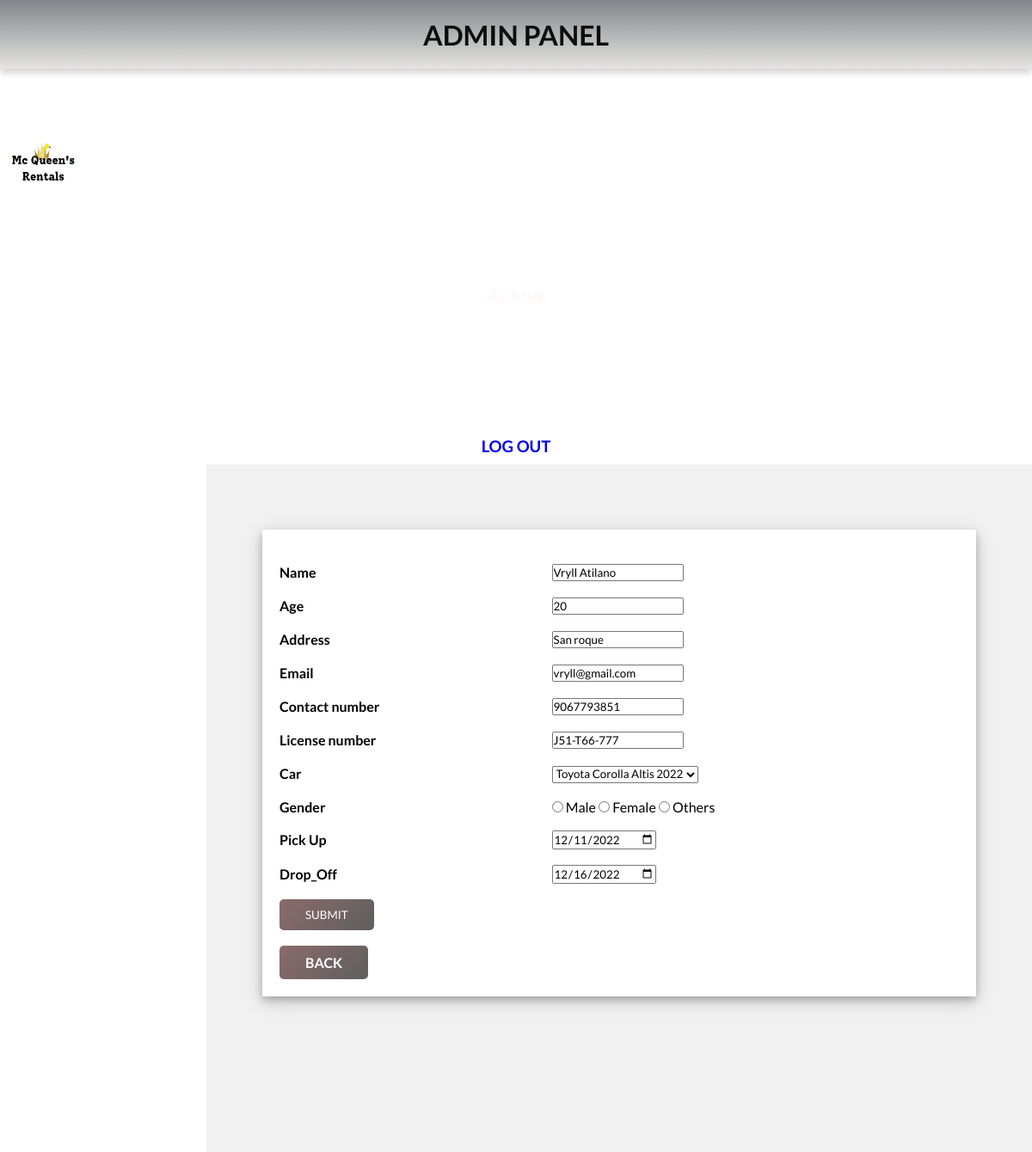
The page /newupdate/62 on the database its author committed.
### base/models.py (models this page shows, shortened)
class Customer(models.Model):
    car_user = models.ForeignKey(Car, on_delete=models.PROTECT,related_name='cars')
    Name = models.CharField(max_length = 200)
    Age = models.IntegerField()
    Address =  models.CharField(max_length = 200)
    email =  models.CharField(max_length = 200)
    Contact_Number = models.IntegerField()
    License_Number = models.CharField(max_length = 11)
    gender = models.CharField(max_length=9, choices = GENDER, verbose_name = "gender")

class Booking(models.Model):
    customer_booking = models.ForeignKey(Customer, on_delete = models.CASCADE, related_name='book')
    Pick_Up =  models.CharField(max_length = 200)
    Drop_Off =  models.CharField(max_length = 200)

### base/views.py (the view, shortened to what this page needs)
# urls.py: path('newupdate/<int:id>', views.newupdate, name="newupdate"),
def newupdate(request, id):
  car = Car.objects.all()
  customer = Customer.objects.get(id = id)
  booking = Booking.objects.get(customer_booking_id = id)
  form = Customer_Form()
  form2 = PicknDropForm()
  context = {'form':form,'customer':customer, 'form2':form2, 'booking': booking, 'car':car}
  return render(request, 'base/newupdate.html', context)

### base/forms.py
class Customer_Form(ModelForm):
    Name = forms.CharField(max_length = 200, required = False)
    Age = forms.IntegerField(required = False)
    Address =  forms.CharField(max_length = 200, required = False)
    email =  forms.CharField(max_length = 200, required = False)
    Contact_Number = forms.IntegerField(required = False)
    License_Number = forms.CharField(max_length = 11, required = False)
    gender = forms.CharField(max_length=9, required = False)
    class Meta:
        model = Customer
        fields = ['Name', 'Age', 'Address', 'email', 'Contact_Number', 'License_Number', 'gender']

class PicknDropForm(ModelForm):
    Pick_Up =  forms.CharField(max_length = 200, required = False)
    Drop_Off =  forms.CharField(max_length = 200, required = False)
    class Meta:
        model = Booking
        fields = ['Pick_Up','Drop_Off']

### base/templates/base/newupdate.html (shortened to what this page needs)
{%load static%}
<!DOCTYPE html>
<html lang="en">
<head>
    <link rel="stylesheet" type="text/css" href="https://cdnjs.cloudflare.com/ajax/libs/font-awesome/5.15.1/css/all.min.css">
    <link rel="stylesheet" href="https://cdnjs.cloudflare.com/ajax/libs/font-awesome/5.15.1/css/all.min.css" />
    <link rel="stylesheet" typ="text/css" href="{% static 'css\adminA.css' %}">
    <link rel="stylesheet" typ="text/css" href="{% static 'css\utilsB.css' %}">
</head>
<body>
  <div class="sidemenu">
    <div class="brandmenu admin logoadmin">
      <b><h2>McQueen's</h2></b>
  </div>
  <div class="nav">
      <br><br><br><br><br>
      <div class="img-case brandmenu">
          <p>
          <a href="">
          <img src="{% static "images/logo.png" %}" width="100px" height="100px" alt="">
          </a>
      </p>
      </div>
      <br><br><br><br>
      <h3><div class="user  admin"><b>ADMIN</b>
      </div>
  </div>
  <br> <br> <br> <br> <br> <br> <br>
<div class="brandmenu  admin">
  <h3><a href="{% url 'logout' %}">LOG OUT</a></h3>
</div>
</div>
<div class="container">
  <div class="header">
          <div class="user">
             <h1>ADMIN PANEL</h1>
          </div>
  </div>
  <br><br><br><br>
  <div class="tablecrud">
    <div class="crud">
      <table>
    <form action="" method="POST">
    <tr>
      <th><label for="name">Name</label></th>
    <td><input type="text" value = "{{customer.Name}}" id = "name" name="Name"/></td>
    </tr>
    <tr>
    <th><label for="age">Age</label></th>
    <td><input type="text" value = "{{customer.Age}}" id = "age" name="Age"/></td>
    </tr>
    <tr>
    <th><label for = "address">Address</label></th>
    <td><input type = "text" value = "{{customer.Address}}" id = "address" name = "Address"/></td>
    </tr>
    <tr>
    <th><label for = "email">Email</label></th>
    <td><input type = "text" value = "{{customer.email}}"id = "email" name = "Email"/></td>
    </tr>
    <tr>
    <th><label for = "contact_number">Contact number</label></th>
    <td><input type = "text" value = "{{customer.Contact_Number}}" id = "contact_number" name = "Contact_Number"/></td>
    </tr>
    <tr>
    <th><label for = "license_number">License number</label></th>
    <td><input type = "text" value = "{{customer.License_Number}}"id = "license_number" name = "License_Number"/></td>
    </tr>
    <tr>
    <th><label for="caruserid">Car</label></th>
    <td><select name="car_user_id" id="caruserid">
        {% for mycar in car %}
        <option value="{{mycar.id}}">{{mycar.Mod_Name}}</option>
        {% endfor %}
    </select></td>
  </tr>
    <br>
    <tr>
    <th><label for = "customer">Gender</label></th>
          <td><input type="radio" value = "{{customer.gender}}" name="gender" id="dot-1" value="male">
          <label for="dot-1">
            <span class="gender">Male</span>
          </label>
          <input type="radio" value = "{{customer.gender}}" name="gender" id="dot-2" value="female">
          <label for="dot-2">
            <span class="gender">Female</span>
          </label>
          <input type="radio" value = "{{customer.gender}}" name="gender" id="dot-3" value="Others">
          <label for="dot-2">
            <span class="gender">Others</span>
          </label></td>
          </tr>
              <tr>
                    <th><label for = "pick_up">Pick Up</label></th>
              <td><input type = "date" value = "{{booking.Pick_Up}}" id = "pick_up" name = "Pick_Up"></td>
              </tr>
              <tr>
              <th><label for = "drop_off">Drop_Off</label></th>
              <td><input type = "date" value = "{{booking.Drop_Off}}" id = "drop_off" name = "Drop_Off"></td>
              </tr>
              <tr>
              <td><input type="submit" class="btn btn-outline" value="SUBMIT"> </td>
            </tr>
            <tr>
              <th><a href="{% url 'adminview' %}" class="btn btn-outline">BACK</a></th>
            </tr>
              </form>
        </table>
          </div>
        </div>
</div>
</body>
</html>

### base/static/css/adminA.css (style rules this page uses)
* { margin: 0; padding: 0; box-sizing: border-box; font-family: 'Lato', sans-serif; }
body { min-height: 100vh; }
a { text-decoration: none; }
h1, h2 { color: #0d0d0c; }
h3 { color:white; }
.btn { background-color: #f05462; border: none; }
.container { position: absolute; right: 0; width: 80vw; height: 100vh; background: #f1f1f1; }
.container .header { position: fixed; top: 0; right: 0; width: 100%; height: 10vh; background:linear-gradient( #818589, #E5E4E2); display: flex; align-items: center; justify-content: center; box-shadow: 0 4px 8px 0 rgba(0, 0, 0, 0.2); z-index: 1; }
table { padding: 10px; }
th, td { text-align: left; padding: 8px; }
.container .tablecrud .crud { flex: 2; background: white; min-height: 50vh; margin: 0 25px; box-shadow: 0 4px 8px 0 rgba(0, 0, 0, 0.2), 0 6px 20px 0 rgba(0, 0, 0, 0.19); display: flex; flex-direction: column; }
.admin { display:inline-block; color: rgb(255, 248, 248); padding: 10px 30px; text-align: center; border:none; display: flex; align-items: center; justify-content: center; }
.logoadmin { color: #1e1f1f; }

### base/static/css/utilsB.css (style rules this page uses)
.container { max-width: 1100px; margin: 0 auto; overflow: auto; padding: 0 40px; }
.btn { display:inline-block; background: linear-gradient(135deg, rgb(139, 107, 107), rgb(95, 94, 94)); color: #fff; padding: 10px 30px; cursor: pointer; text-align: center; border:none; border-radius: 5px; }

### rows shown on the page
Customer: Name "Vryll Atilano", Age "20", Address "San roque", Email "vryll@gmail.com", Contact_Number "9067793851", License_Number "J51-T66-777"
Booking: Pick_Up "12/11/2022", Drop_Off "12/16/2022"

### other values the page prints
form field car_user_id "Toyota Corolla Altis 2022"
